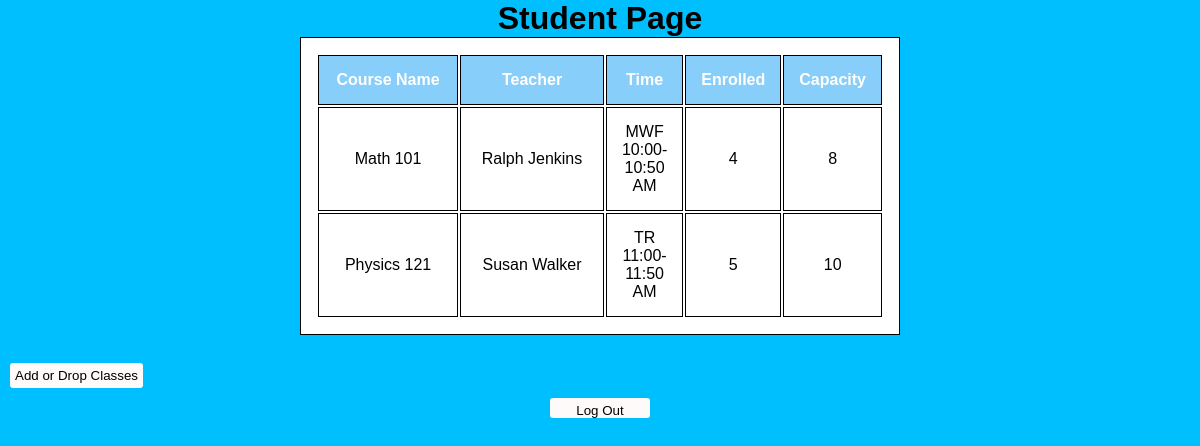
/student (signed in), run on an earlier commit of the app's database.
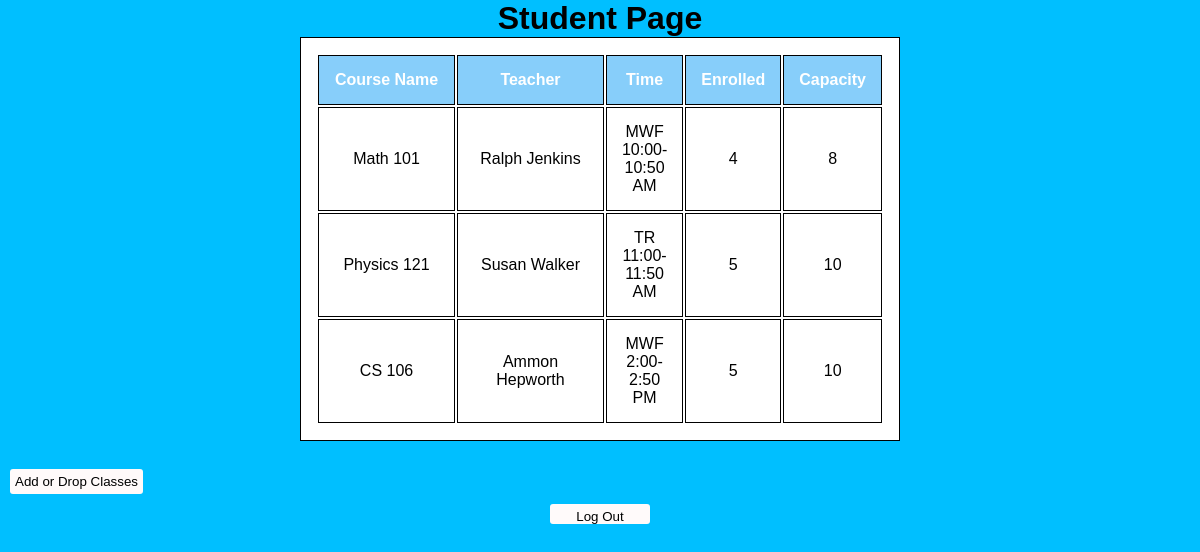
And on a later commit of the database.
### runner.py (models this page shows, shortened)
class Courses(db.Model):
    __tablename__ = "Courses"
    class_id = db.Column(db.Integer, primary_key = True)
    class_name = db.Column(db.String, nullable = False)
    teacher = db.Column(db.String, nullable = False)
    time = db.Column(db.String, nullable = False)
    enrolled = db.Column(db.Integer, nullable = False)
    capacity = db.Column(db.Integer, nullable = False)

### runner.py (the view)
@app.route("/student")
@login_required
def student_view():
    listCourses = []
    enrolled_classes = Enrollment.query.filter_by(users_id = current_user.user_id)
    for course in enrolled_classes:
        listCourses.append(course.classes_id)
    classes = Courses.query.filter(Courses.class_id.in_(listCourses))
    return render_template('student-view-classes.html', courses = classes)

### runner.py (called while the page is built)
@login_manager.user_loader
def load_user(user_id):
    return Users.query.filter_by(user_id = user_id).first()

### templates/student-view-classes.html (shortened to what this page needs)
<!DOCTYPE html>
<html>
    <head>
        <link rel="stylesheet" href="../static/styles.css">
    </head>
    <body>
        <div class='student_view'>
            <h1 class = "center">Student Page</h1>
            <table id = "studentcourses">
                <thead>
                    <tr>
                        <th>Course Name</th>
                        <th>Teacher</th>
                        <th>Time</th>
                        <th>Enrolled</th>
                        <th>Capacity</th>
                    </tr>
                </thead>
                <tbody>
                    {% for course in courses %}
                    <tr>
                        <td>{{course.class_name}}</td>
                        <td>{{course.teacher}}</td>
                        <td>{{course.time}}</td>
                        <td>{{course.enrolled}}</td>
                        <td>{{course.capacity}}</td>
                    </tr>
                    {% endfor %}</tbody>
            </table><br>
            <button type="button" class = "s_edit_classes" id = "s_edit_classes">Add or Drop Classes</button><br>
            <button type="button" class = "logout" id = "logoutStudentView">Log Out</button>
        </div>
    </body>
</html>

What changed in the data, as far as the page shows it:
now on this page (row edited): Courses: class_name "CS 106", teacher "Ammon Hepworth", time "MWF 2:00-2:50 PM", enrolled "5", capacity "10"
